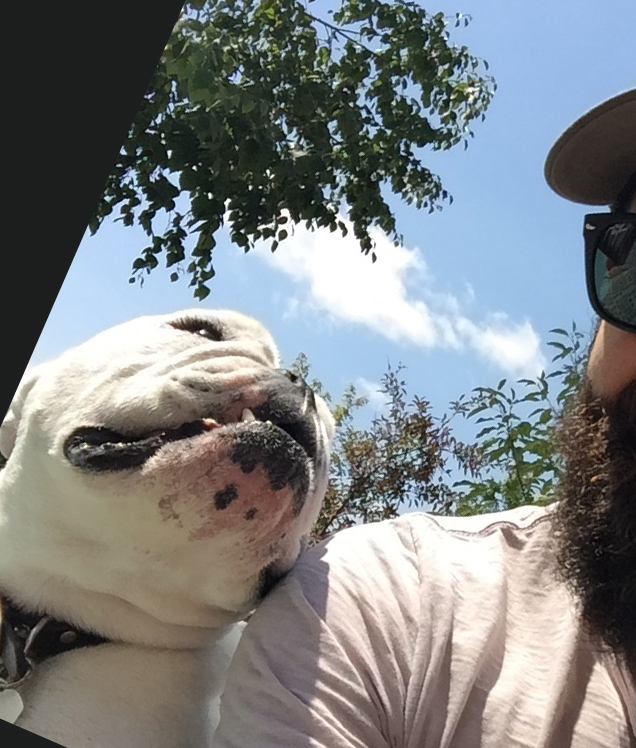
#> input picture Applications/flubba.left.jpg, 636 x 748 px
$ python basicPanorama.py   (Python 2 division)
#> lines starting #> are read from the running program, lines starting #| are printed output that depends on the picture
"""
Testing a basic panorama
"""
import numpy as np
import cv2 as cv

def main():
    """ main function """

    # read images
    img1 = cv.imread('flubba.left.jpg' )
#> img1 is the input picture: shape (748, 636, 3); mean B, G, R 131.1, 129.7, 125.9
    img2 = cv.imread('flubba.right.jpg' )
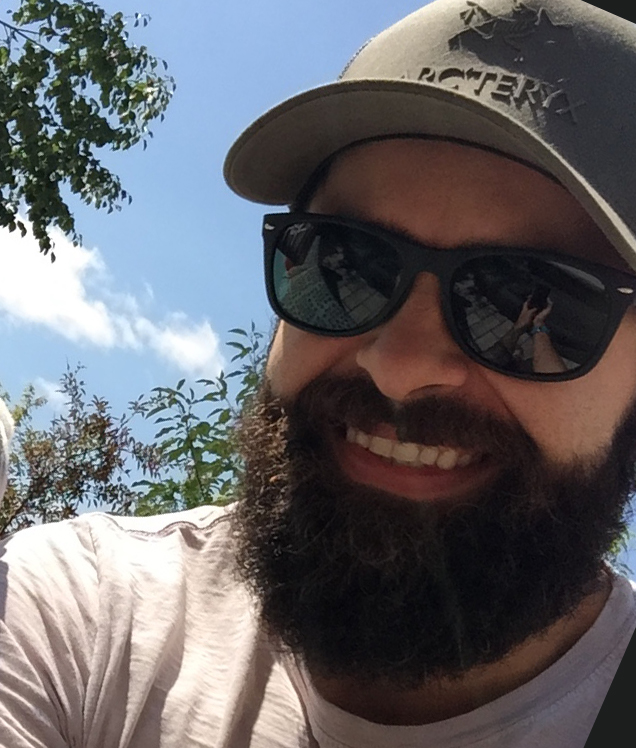
#> input picture Applications/flubba.right.jpg, 636 x 748 px
#> img2 is the input picture: shape (748, 636, 3); mean B, G, R 104.4, 100.7, 102.1

    # convert to grayscale
    img1_gray = cv.cvtColor(img1, cv.COLOR_BGR2GRAY)
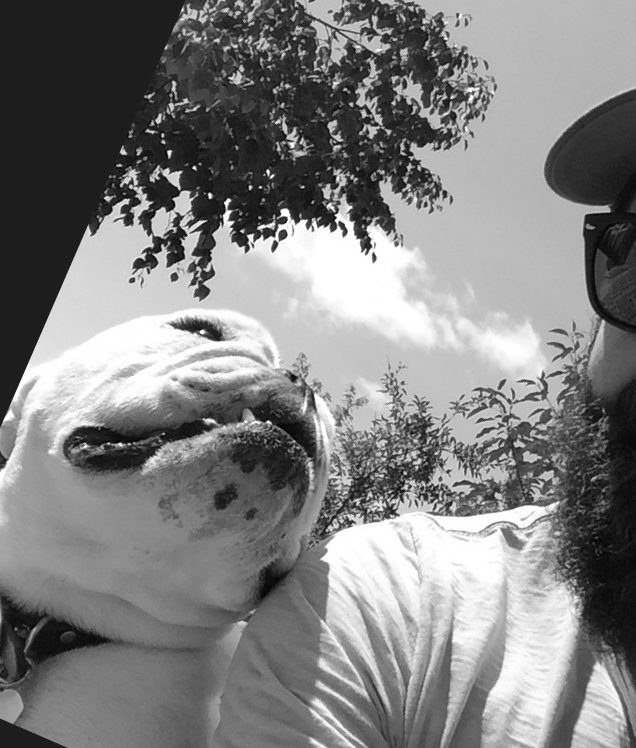
#> img1_gray: shape (748, 636); min 0, max 255, mean 128.7
    img2_gray = cv.cvtColor(img2, cv.COLOR_BGR2GRAY)
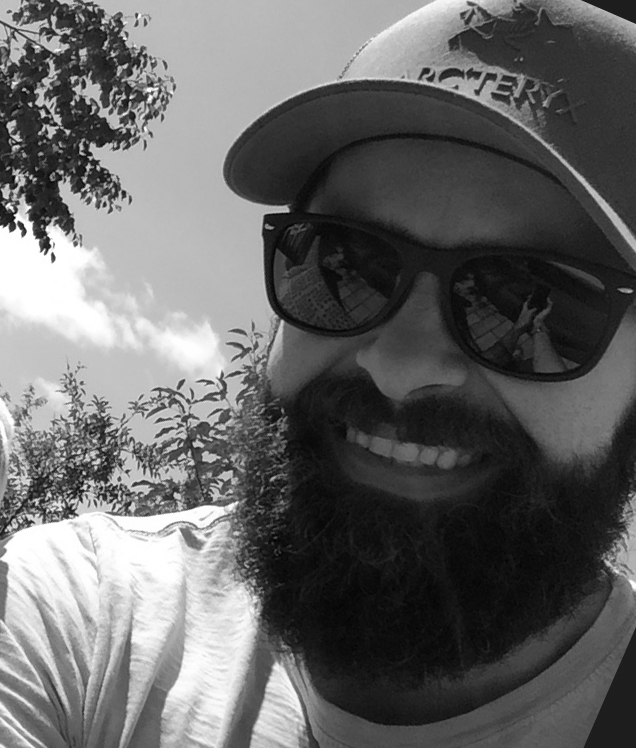
#> img2_gray: shape (748, 636); min 1, max 255, mean 101.5

    # init our Orb detector
    orb = cv.ORB_create()

    # find keypoints, compute descriptors,
    kp1, des1 = orb.detectAndCompute(img1, None)
#> kp1 = 500 keypoints; strongest (x, y, size): (228, 199, 31), (285, 219, 44.6), (284, 212, 64.3), (210, 194, 37.2)
    kp2, des2 = orb.detectAndCompute(img2, None)
#> kp2 = 500 keypoints; strongest (x, y, size): (43, 250, 37.2), (41, 250, 31), (49, 247, 31), (36, 238, 31)

    img1_kp1 = cv.drawKeypoints(img1, kp1, outImage=None, flags=cv.DRAW_MATCHES_FLAGS_DRAW_RICH_KEYPOINTS)
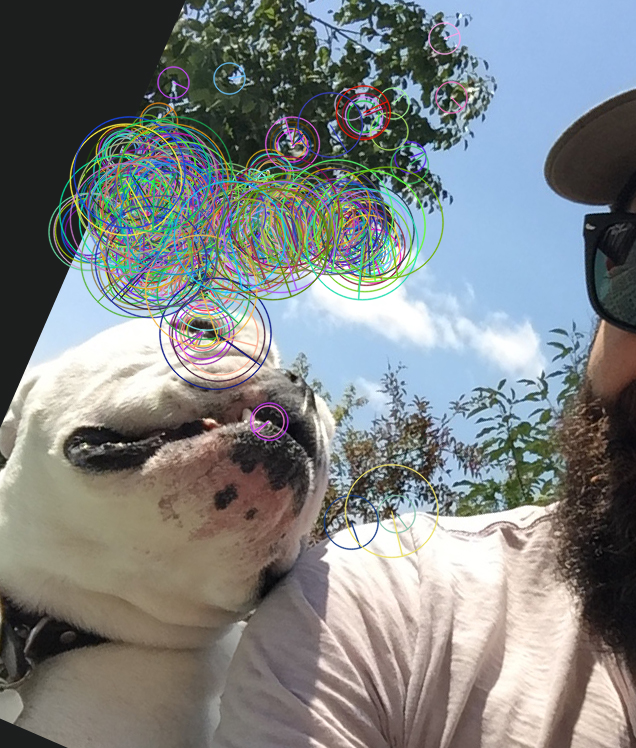
#> img1_kp1: shape (748, 636, 3); mean B, G, R 130.1, 130.1, 126
    img2_kp2 = cv.drawKeypoints(img2, kp2, outImage=None, flags=cv.DRAW_MATCHES_FLAGS_DRAW_RICH_KEYPOINTS)
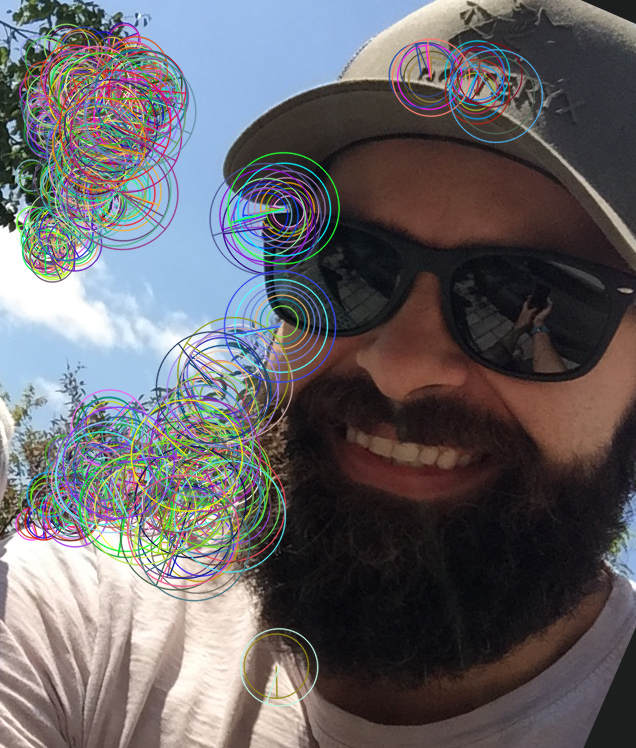
#> img2_kp2: shape (748, 636, 3); mean B, G, R 103.5, 100.2, 102.8

    # match keypoints using BF matcher
    bf = cv.BFMatcher(cv.NORM_HAMMING, crossCheck=True)
    matches = bf.match(des1, des2)
#> matches = 153 matches

    print "{} matches found".format(len(matches))
#| 153 matches found

    # create two sequences of corresponding matched points
    pts1 = []
    pts2 = []

    # get the matching keypoints for each of the images
    for mat in matches:
        pts1.append(kp1[mat.queryIdx].pt)
        pts2.append(kp2[mat.trainIdx].pt)
#> after the loop, pts1 = 153 pairs, first value 88.13 to 451, second value 38 to 513.6; pts2 = 153 pairs, first value 32 to 495.7, second value 38 to 546.4

    pts1 = np.asarray(pts1, dtype=np.float32)
    pts2 = np.asarray(pts2, dtype=np.float32)

    # compute homography using RANSAC to reject outliers
    M_homograph, inliers = cv.findHomography( pts2, pts1, cv.RANSAC )
#> M_homograph = [[0.992, 3.9e-05, 321.4], [-0.000519, 1, -0.127], [-1.06e-05, 3.16e-06, 1]]; inliers = 153 values, max 1 at index 0, min 0 at index 1, mean 0.17

    print M_homograph
#| [[ 9.91890796e-01  3.90367177e-05  3.21394267e+02]
#|  [-5.19382171e-04  1.00116774e+00 -1.26661298e-01]
#|  [-1.06389063e-05  3.15614032e-06  1.00000000e+00]]

    # create panorama
    pano_size = ( int(M_homograph[0, 2] + img2.shape[1]), max( img1.shape[0], img2.shape[0] ) )
#> pano_size = (957, 748)
    # apply transforms
    print img1.shape
#| (748, 636, 3)
    print img2.shape
#| (748, 636, 3)
    print pano_size
#| (957, 748)
    img_pano = cv.warpPerspective( img2, M_homograph, pano_size )
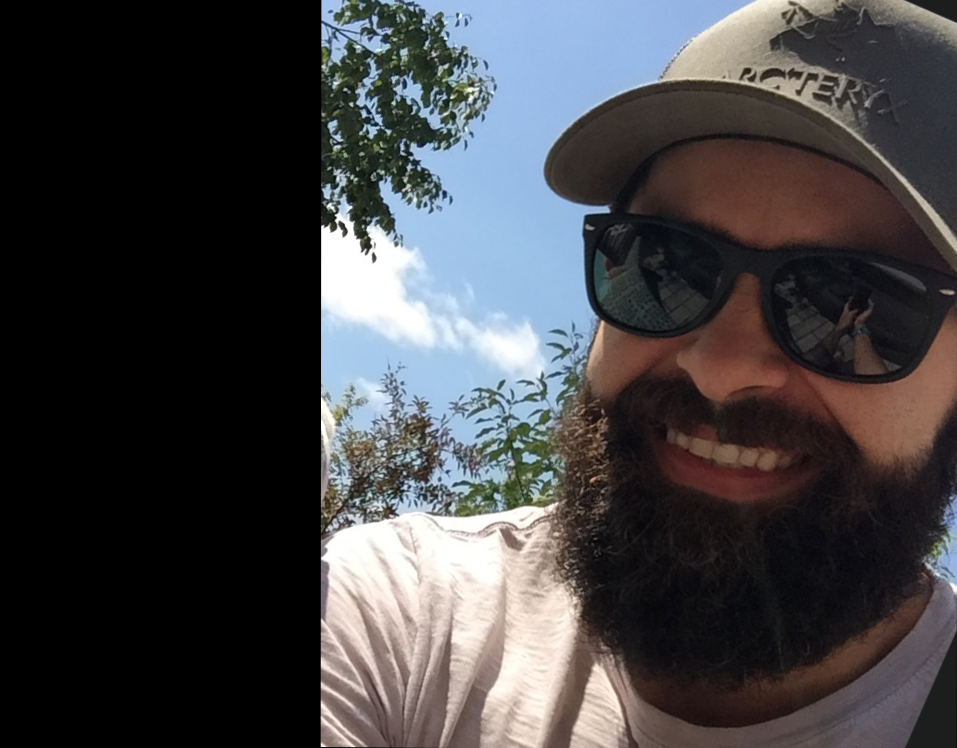
#> img_pano: shape (748, 957, 3); mean B, G, R 69.2, 66.8, 67.7
    # copy pixels from img1 to img2 (with visible seams)
    img_pano[0:img1.shape[0], 0:img1.shape[1], :] = img1
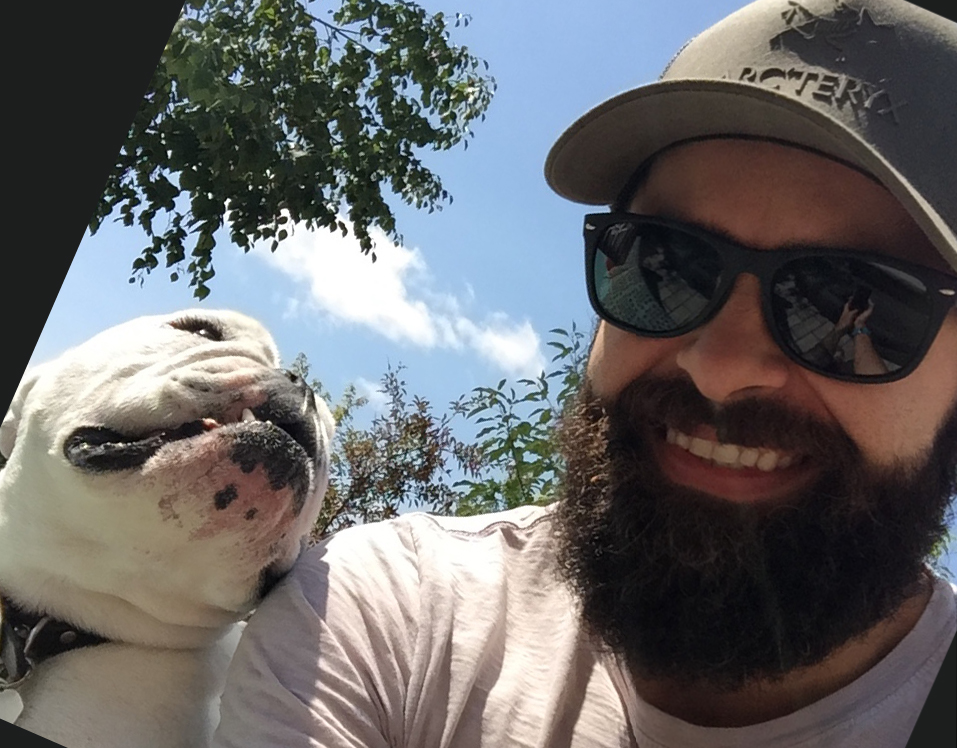
#> img_pano: shape (748, 957, 3); mean B, G, R 104, 103.3, 104.3
    cv.imwrite("flubba.pano.jpg", img_pano)

main()
